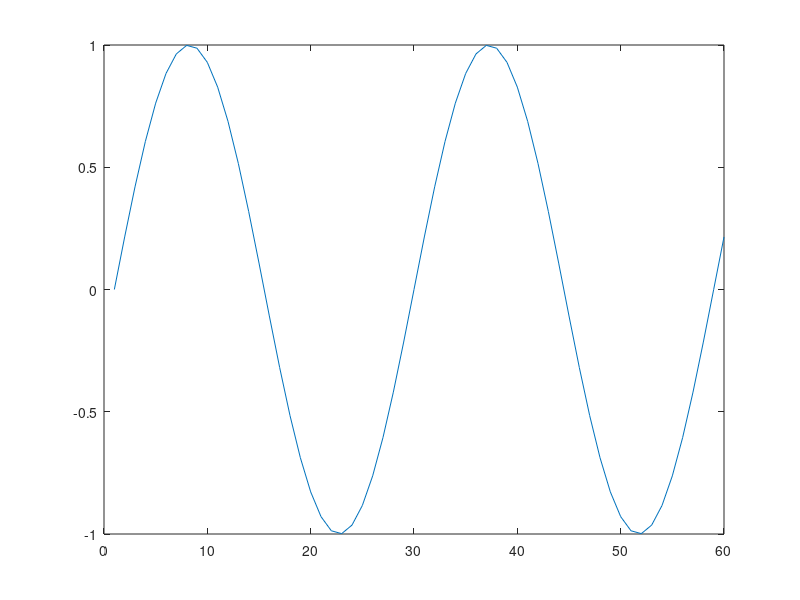
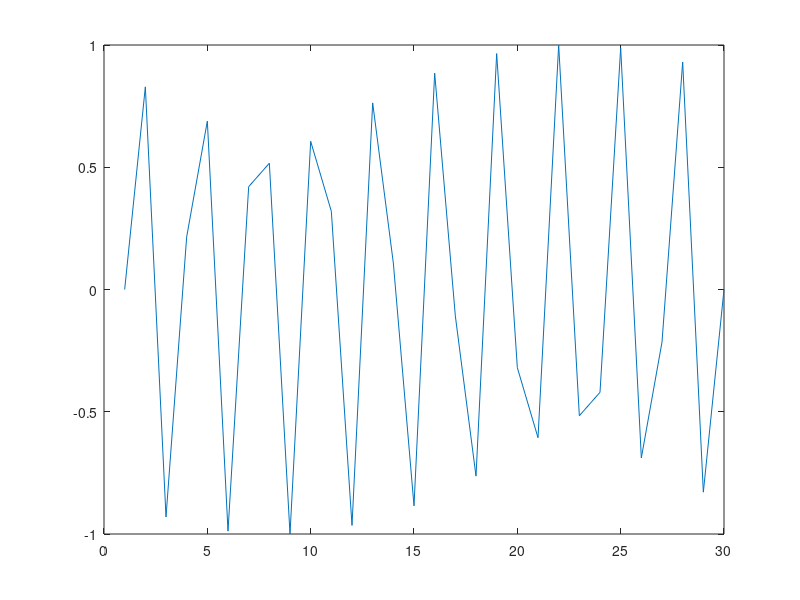
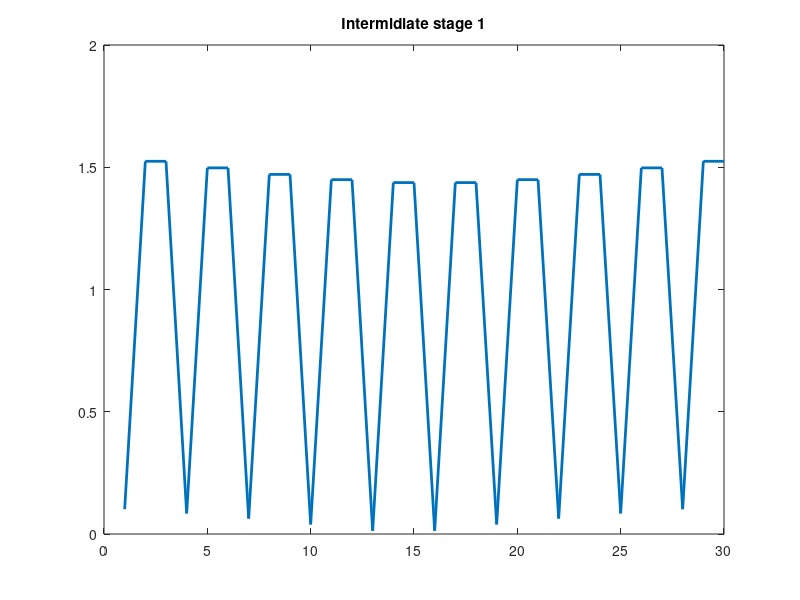

Recreate these plots in MATLAB, in order. (Note: this script raises an error after producing the figures.)
clear all
close all
clc
%test per trasformate a tre stadi: non funziona
N = 30;
P_cas = [1,2,3];
N0_cas = [3,5,2];

P = P_cas(1);
N0 = N0_cas(1);

% number of samples to filter
n=0:1:2*N-1;
wpb=2*pi/(N-1);  % 1/N of the sampling rate Fs
  
% input signal
x=sin(wpb*n);
plot(x)
% normalize x so that I can represent it in
% format s0.15
xmax=max(abs(x)); 
x=x/(xmax);
X = fft(x,N);

for k = 1:N/(N0*P)
    for i = 1:P 
        for j = 1:N0
%             i + (j-1)*N/(N0) + (k-1)*P
            x1(j + (i-1)*N0 + (k-1)*N0*P) = x(i + (j-1)*N/(N0) + (k-1)*P); %riorganizza dati , prendendone uno ogni 10
        end
    end
end

figure()
plot(x1)

for i=1:N0:N
    xFFT1(i:i+N0-1) = fft(x1(i:i+N0-1),N0);  %first stage FFT
end

figure()
plot(abs(xFFT1(1:N)),'LineWidth',2)
title('Intermidiate stage 1')

P = P_cas(2);
N0 = N0_cas(2);

for k = 1:N/(N0*P)
    for i = 1:P 
        for j = 1:N0
            k1 = k-1;
            n2 = (j-1);
            add = k + (i-1)*N0_cas(1)*N0_cas(2) + (j-1)*N/(N0*N0_cas(3));            % genera indirizzo per richiamare i dati nel corretto ordine
%             i + (j-1)*N/(N0) + (k-1)*P
%             j + (i-1)*N0 + (k-1)*N0*P
%             2*pi*k1*n2/N * 2^13
        K1(j + (i-1)*N0 + (k-1)*N0*P) = k1*n2;   %calcolo di K per ottenera theta da usare nel cordic
            theta(j + (i-1)*N0 + (k-1)*N0*P) = 2*pi*k1*n2/(N0_cas(1)*N0_cas(2)) * 2^13;
%             x2(j + (i-1)*N0 + (k-1)*N0*P) = xFFT1(i + (j-1)*N/(N0) + (k-1)*P)*exp(-1i*2*pi*k1*n2/N);
            [x2(j + (i-1)*N0 + (k-1)*N0*P)] = cordic(xFFT1(add)*2^13 , theta(j+(i-1)*N0+(k-1)*N0*P))*2^(-13);
        end
    end
end
data_C1 = x2*2^13;
for i=1:N0:N
    xFFT2(i:i+N0-1) = fft(x2(i:i+N0-1),N0); %second stage FFT
end

figure()
plot(abs(xFFT2(1:N)),'LineWidth',2)
title('Intermidiate stage 2')

P = P_cas(3);
N0 = N0_cas(3);

for k = 1:N/(N0*P)
    for i = 1:P 
        for j = 1:N0
            k1 = (k-1)*P + i - 1 ;
            n2 = (j-1);
            add = (i-1)*N0*N0_cas(2) + (j-1)*N0_cas(2) + k;  
%             i + (j-1)*N/(N0) + (k-1)*P
%             j + (i-1)*N0 + (k-1)*N0*P
%             2*pi*k1*n2/N * 2^13
            K2(j + (i-1)*N0 + (k-1)*N0*P) = k1*n2;
            theta2(j + (i-1)*N0 + (k-1)*N0*P) = 2*pi*k1*n2/N * 2^13;
%             x2(j + (i-1)*N0 + (k-1)*N0*P) = xFFT1(i + (j-1)*N/(N0) + (k-1)*P)*exp(-1i*2*pi*k1*n2/N);
            [x3(j + (i-1)*N0 + (k-1)*N0*P)] = cordic(xFFT2(add)*2^13 , theta(j+(i-1)*N0+(k-1)*N0*P))*2^(-13);
        end
    end
end
data_C2 = x2*2^13;
for i=1:N0:N
    xFFT3(i:i+N0-1) = fft(x3(i:i+N0-1),N0);  %third stage FFT
end

P = P_cas(1);
N0 = N0_cas(1);

for k = 1:N/(N0*P)
    for i = 1:P 
        for j = 1:N0
            i + (j-1)*N/(N0) + (k-1)*P
            xFFT(j + (i-1)*N0 + (k-1)*N0*P) = xFFT3( i + (j-1)*N/(N0) + (k-1)*P);
        end
    end
end

figure()
plot(abs(xFFT(1:N)),'LineWidth',3)
title('Signal Spectrum')
hold on
plot(abs(X(1:N)),'LineWidth',2)

legend('Algorithm','Matlab')
hold off
